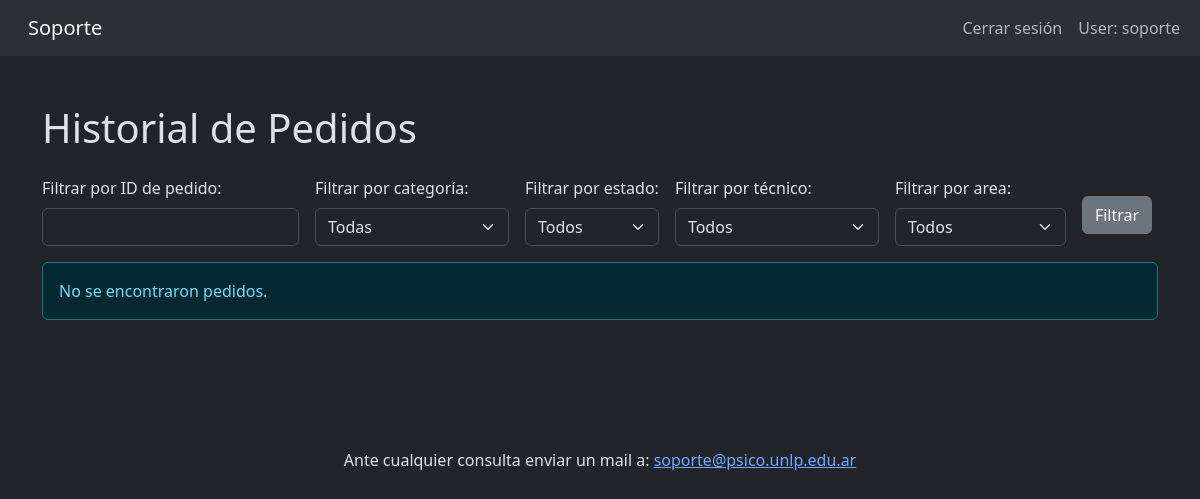
Before: /pedidos/historial/ (signed in) with the older database file.
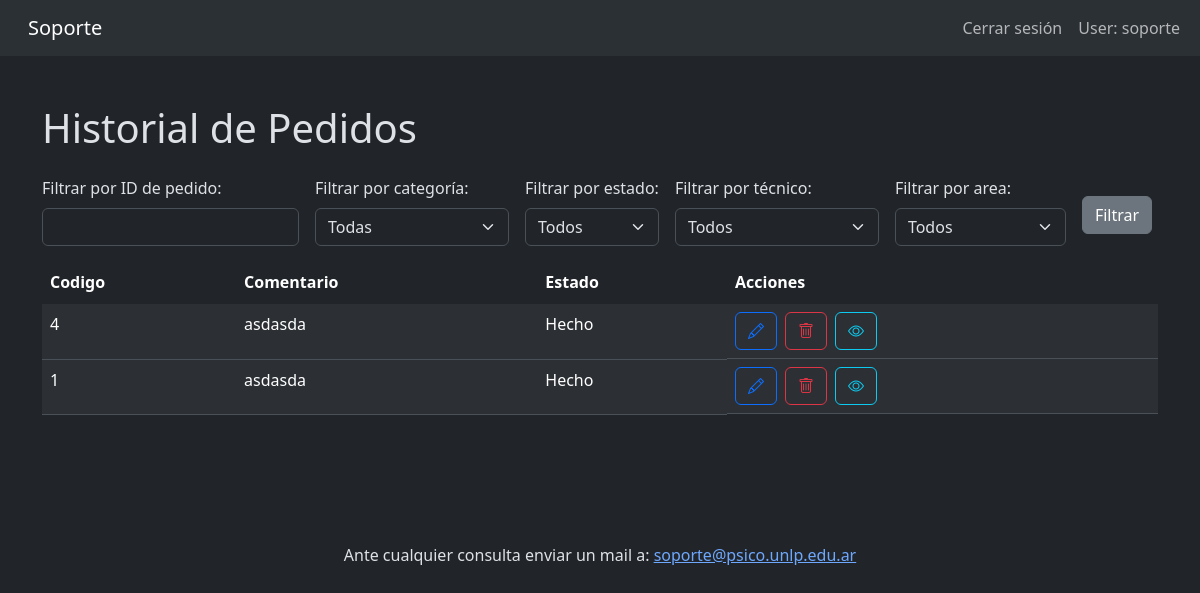
After: the same page with the newer database file.
### pedidos/models.py (models this page shows, shortened)
class Pedido(models.Model):
    comentario = models.CharField(max_length=100)
    comenTecnico = models.CharField(max_length=100, blank=True, null=True)
    estado = models.ForeignKey('Estado', on_delete=models.PROTECT, default=1)
    user = models.ForeignKey(settings.AUTH_USER_MODEL, on_delete=models.CASCADE, related_name="pedidos")
    tecnico = models.ForeignKey('Tecnico', on_delete=models.SET_NULL, null=True, blank=True)
    categoria = models.ForeignKey('Categoria', on_delete=models.CASCADE, related_name="pedidos")
    fechaCreacion = models.DateField()

class Estado(models.Model):
    nombre = models.CharField(max_length=100)

### pedidos/views.py (the view)
# urls.py: path('pedidos/historial/', views.pedidos_historial, name='pedidos_historial'),
@login_required
@user_passes_test(admin_required)
def pedidos_historial(request):
    categoria_id = request.GET.get('categoria_id')
    estado_id = request.GET.get('estado_id')
    tecnico_id = request.GET.get('tecnico_id', '')
    pedido_id = request.GET.get('pedido_id')
    user_id = request.GET.get('user_id')
    pedidos = Pedido.objects.all().order_by('fechaCreacion')
    if categoria_id:
        pedidos = pedidos.filter(categoria_id=categoria_id)
    if estado_id:
        pedidos = pedidos.filter(estado_id=estado_id)
    if tecnico_id:
        if tecnico_id == "sin_tecnico":
            pedidos = pedidos.filter(tecnico_id=None)
        else:
            pedidos = pedidos.filter(tecnico_id=tecnico_id)
    if pedido_id:
        pedidos = pedidos.filter(id=pedido_id)
    if user_id:
        pedidos = pedidos.filter(user_id=user_id)
    pedidos = pedidos.filter(estado__nombre__in=['Hecho', 'Sin solucion'])
    pedidos = pedidos.order_by('-id')
    categorias = Categoria.objects.all()
    estados = Estado.objects.all()
    tecnicos = Tecnico.objects.all()
    users = Oficina.objects.all()  # Assuming 'User' is the model for users
    return render(request, "pedidosAdmin/historialAdmin.html", {
        "pedidos": pedidos,
        "categorias": categorias,
        "estados": estados,
        "tecnicos": tecnicos,
        "users": users,
        "selected_categoria_id": categoria_id,
        "selected_estado_id": estado_id,
        "selected_tecnico_id": tecnico_id,
        "selected_pedido_id": pedido_id,
        "selected_user_id": user_id,
    })

### pedidos/views.py (called while the page is built)
def admin_required(user):
    return user.is_superuser

### pedidos/templates/pedidosAdmin/historialAdmin.html (shortened to what the changed rows need)
<!DOCTYPE html>
<html lang="en">
<head>
    <link href="https://cdn.jsdelivr.net/npm/bootstrap@5.1.3/dist/css/bootstrap.min.css" rel="stylesheet">
</head>
<body>
    {% extends 'base.html' %}
    {% block main %}
    <div class="container mt-4">
        <h1 class="mb-4">Historial de Pedidos</h1>
        <div class="mb-3">
            <form method="get" class="row g-3 align-items-center">
            </form>
        </div>
        {% if pedidos %}
        <div class="table-responsive" style="max-height: 400px; overflow-y: auto;">
            <table class="table table-striped table-hover">
                <thead class="table-dark" style="position: sticky; top: 0; z-index: 1;">
                    <tr>
                        <th>Codigo</th>
                        <th>Comentario</th>
                        <th>Estado</th>
                        <th>Acciones</th>
                    </tr>
                </thead>
                <tbody>
                    {% for pedido in pedidos %}
                        <tr>
                            <td>{{ pedido.id }}</td>
                            <td>{{ pedido.comentario }}</td>
                            <td>{{ pedido.estado.nombre }}</td>
                            <td class="d-flex">
                                <a class="btn btn-outline-primary me-2" href="{% url 'pedidos_edit' id=pedido.id %}">
                                   <i class="bi bi-pencil"></i>
                                </a>
                                <form method="POST" action="{% url 'pedidos_delete' %}" onsubmit="return confirm('¿Estás seguro de que deseas eliminar este pedido?');">
                                    <button type="submit" class="btn btn-outline-danger me-2">
                                        <i class="bi bi-trash"></i>
                                    </button>
                                </form>
                                <button type="button" class="btn btn-outline-info" data-bs-toggle="collapse" data-bs-target="#details-{{ pedido.id }}" aria-expanded="false" aria-controls="details-{{ pedido.id }}">
                                    <i class="bi bi-eye"></i>
                                </button>
                            </td>
                        </tr>
                    {% endfor %}
                </tbody>
            </table>
        </div>
        {% else %}
        <div class="alert alert-info" role="alert">
            No se encontraron pedidos.
        </div>
        {% endif %}
    </div>
    {% endblock %}

Changed rows visible on the page:
added Pedido: id "4", comentario "asdasda", estado.nombre "Hecho"
now on this page (row edited): Pedido: id "1", comentario "asdasda", estado.nombre "Hecho"
Other visible differences:
text no longer shown: "No se encontraron pedidos."
text now shown: "Codigo Comentario Estado Acciones"
